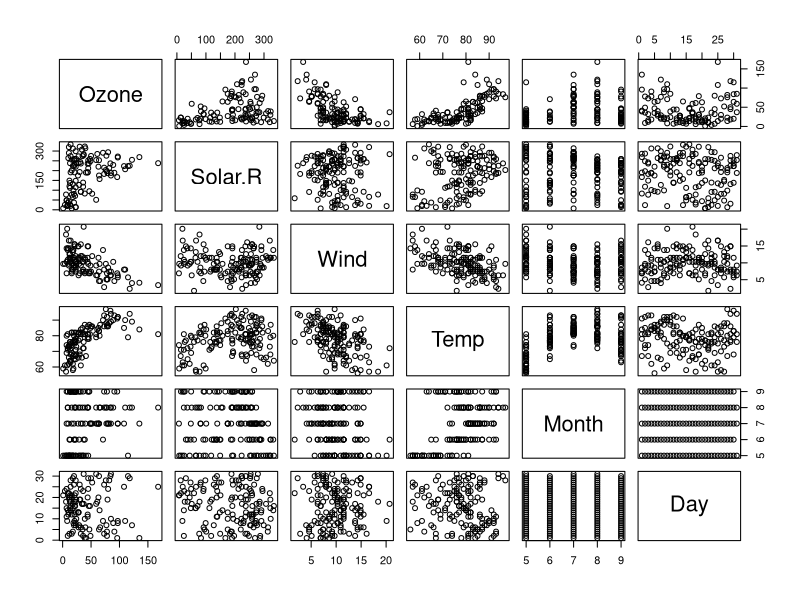
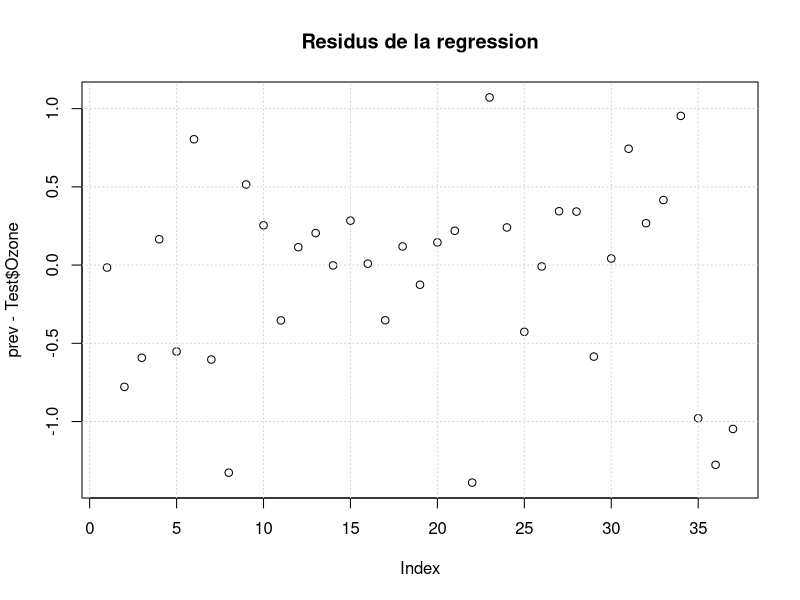
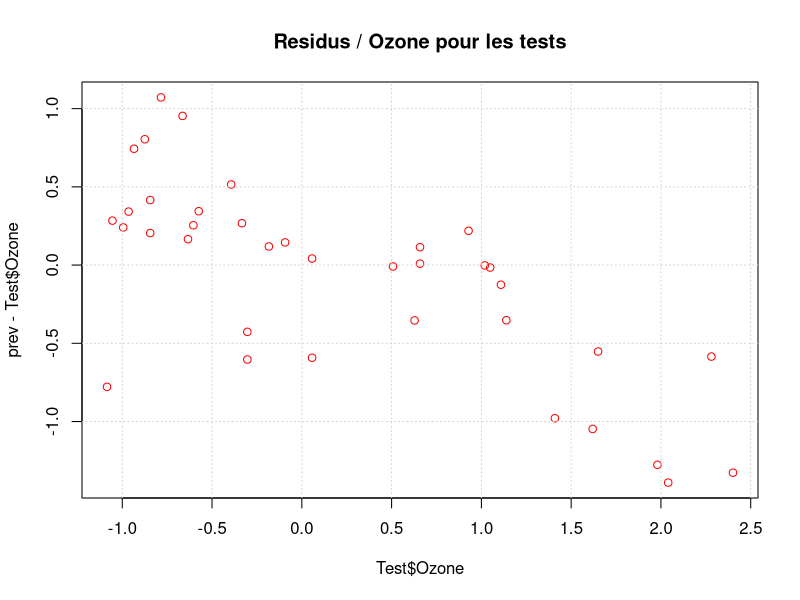
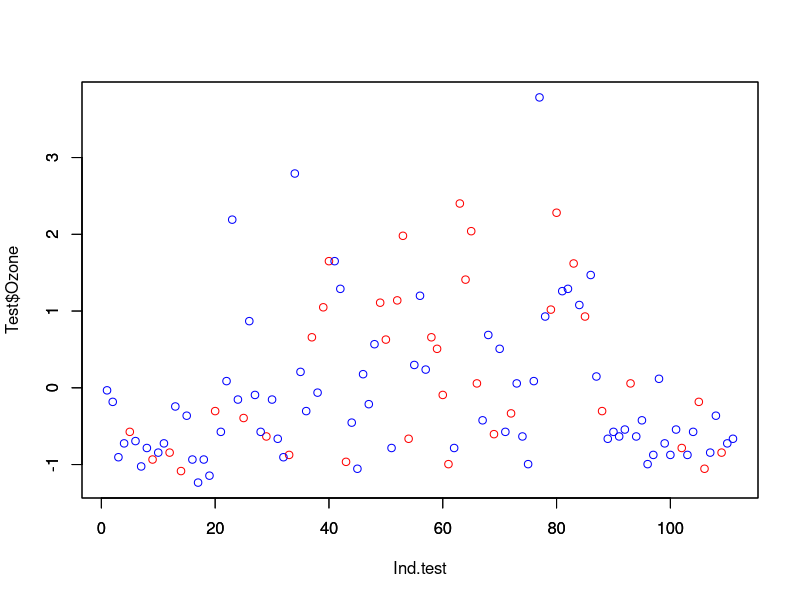

These charts were generated, in order, by the following R code:
# TP-reg.R
# Auteur B.Ghattas
	
rm(list = ls())
data(airquality)
	summary(airquality)
	pairs(airquality)
	dim(airquality)
	names(airquality)
#----------------------------------------
# Remove missing data and get sample size and dimension
	DS = na.omit(airquality); class(DS)
    DS=as.data.frame(scale(DS)); class(DS)
	dim(DS)
	n = nrow(DS);n
	p = ncol(DS);p
# First a Linear model
	mod1 = lm(Ozone ~ ., data=DS)
# plot(mod1) shows different plots 
	prev  = predict(mod1)
# Split the data in two subsamples
	seed=855329 # 1298765 #6754  # 1234
    Ind.test = sample(n,round(n/3))
	Learn = DS[-Ind.test,]
	Test  = DS[Ind.test,]
    Ind.learn=setdiff(1:n,Ind.test)
# Check dimensions
	print(dim(Learn))
	print(dim(Test))
# Learn the model using the learning sample & predict over the test sample
	mod1 = lm(Ozone ~ . + 1, data=Learn)
	prev = predict(mod1,newdata=Test)
    mod1  # ecrire les résultats
    summary(mod1) # ecrire les résultats sont forme plus detaillee
# Analyze residuals
	summary(prev-Test$Ozone)
	plot(prev-Test$Ozone,main='Residus de la regression');grid()
	
	xlim=c(1,n);ylim=c(min(DS$Ozone),max(DS$Ozone))
	plot(Test$Ozone, prev-Test$Ozone,col='red', main='Residus / Ozone pour les tests'); grid()
	# Une representation des données 
    xlim=c(1,n);ylim=c(min(DS$Ozone),max(DS$Ozone))
    plot(Ind.test,Test$Ozone,col='red', type='p', xlim=xlim,ylim=ylim);par(new=TRUE)
	plot(Ind.learn,DS$Ozone[Ind.learn],col='blue', type='p', xlim=xlim,ylim=ylim, xlab='',ylab='')
	
    
# compute Mean Squared error of prediction
	mse = mean((prev-Test$Ozone)^2)
# take its square root
	print(sqrt(mse))	

# Idees complémentaires
#   Travailler avec des donnnées centrées réduite pour analyesr les coefficients. 
#    Utiliser summary(mod1) pour chercher les variables inmportantes
    